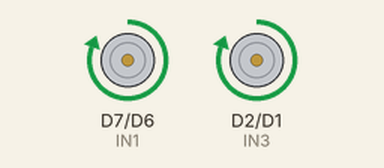
Bench run of a sketch on a simulated ESP8266 (NodeMCU). On the bench: motor-driver pin pairs drawn as motors (green arrow = first pin HIGH = forward, orange = second pin HIGH = backward, longer = more drive, scaled by the enable pin).

Above: at 2.0 s.
At 6.0 s:
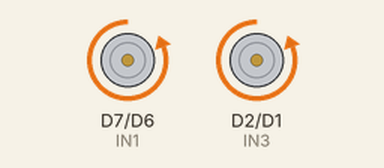
At 8.0 s:
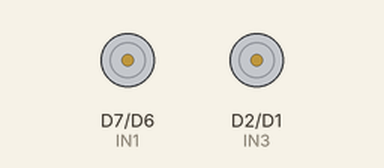
Timing chart, 0 to 11.4 s (numbered marks = the images above):
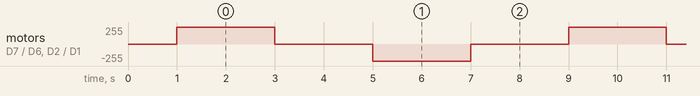

Measured:
- by itself, motor on D7 (IN1) / D6 (IN2), motor on D2 (IN3) / D1 (IN4): repeats every 8.0 s: stopped 2.0 s, backward 255/255 2.0 s, stopped 2.0 s, forward 255/255 2.0 s

The sketch:

motor_test_esp8266.ino
```cpp
// ===== MOTOR BAĞLANTILARI =====

// SAĞ MOTOR
const int ENB = D5;
const int IN3 = D2;
const int IN4 = D1;

// SOL MOTOR
const int ENA = D4;
const int IN1 = D7;
const int IN2 = D6;

void setup()
{
  pinMode(ENB, OUTPUT);
  pinMode(IN3, OUTPUT);
  pinMode(IN4, OUTPUT);

  pinMode(ENA, OUTPUT);
  pinMode(IN1, OUTPUT);
  pinMode(IN2, OUTPUT);

  stopAll();
  delay(1000);
}

void loop()
{
  // ==== 2 SANİYE İLERİ ====
  forward();
  delay(2000);

  // ==== 2 SANİYE DUR ====
  stopAll();
  delay(2000);

  // ==== 2 SANİYE GERİ ====
  backward();
  delay(2000);

  // ==== 2 SANİYE DUR ====
  stopAll();
  delay(2000);
}

// ====== FONKSİYONLAR ======

void forward()
{
  // Sağ ileri
  digitalWrite(ENB, HIGH);
  digitalWrite(IN3, HIGH);
  digitalWrite(IN4, LOW);

  // Sol ileri
  digitalWrite(ENA, HIGH);
  digitalWrite(IN1, HIGH);
  digitalWrite(IN2, LOW);
}

void backward()
{
  // Sağ geri
  digitalWrite(ENB, HIGH);
  digitalWrite(IN3, LOW);
  digitalWrite(IN4, HIGH);

  // Sol geri
  digitalWrite(ENA, HIGH);
  digitalWrite(IN1, LOW);
  digitalWrite(IN2, HIGH);
}

void stopAll()
{
  digitalWrite(ENB, LOW);
  digitalWrite(ENA, LOW);
}
```
